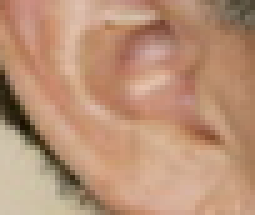
#> input picture LBP/data/ear_detection_predictions/test/0003.png, 51 x 43 px (shown 5 times larger)
$ python -i extractor.py   (imports and definitions only)
#> lines starting #> are read from the running program, lines starting #| are printed output that depends on the picture
#> further down, picture is the input picture: shape (43, 51, 3); mean B, G, R 118.5, 145.5, 186.4
import cv2, sys
from skimage import feature
import numpy as np

class LBP:
	def __init__(self, num_points=8, radius=2, eps=1e-6, resize=100):
		#num_points = The number of points in a circularly symmetric neighborhood to consider (thus removing relying on a square neighborhood).
		#radius = The radius of the circle r, which allows us to account for different scales.

		self.num_points = num_points * radius
		self.radius = radius
		self.eps = eps
		self.resize=resize

	def extract(self, img):
		img = cv2.cvtColor(img, cv2.COLOR_BGR2GRAY)
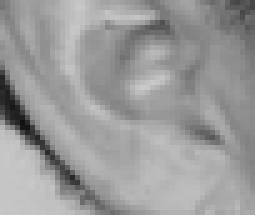
#> img: shape (43, 51) (shown 5 times larger); min 18, max 202, mean 154.6
		img = cv2.resize(img, (self.resize, self.resize))
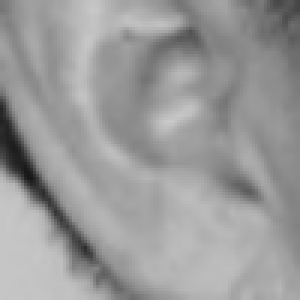
#> img: shape (100, 100) (shown 3 times larger); min 24, max 200, mean 154.5

		lbp = feature.local_binary_pattern(img, self.num_points, self.radius, method="uniform")
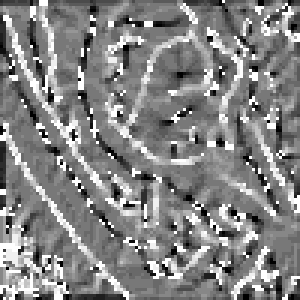
#> lbp: shape (100, 100) float64 (shown 3 times larger); min 0, max 17, mean 8.81; drawn with min black and max white

		n_bins = int(lbp.max() + 1)
#> n_bins = 18
		hist, _ = np.histogram(lbp, density=True, bins=n_bins, range=(0, n_bins))
#> hist = 18 values, max 0.231 at index 8, min 0.0091 at index 15, mean 0.0556

		# normalize the histogram
		hist = hist.astype("float")
		hist /= (hist.sum() + self.eps)

		return hist

# [6 lines of commented-out code are left out]

>>> import cv2
>>> picture = cv2.imread('../../data/ear_detection_predictions/test/0003.png')
>>> result = LBP().extract(picture)
#> result has the same summary as hist in extract

$ run again, on LBP/data/ear_detection_predictions/test/0011.png
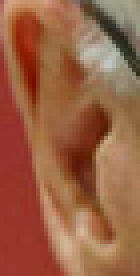
#> input picture LBP/data/ear_detection_predictions/test/0011.png, 35 x 69 px (shown 4 times larger)
#> picture is the input picture: shape (69, 35, 3); mean B, G, R 68.3, 97.1, 153.3
#> in extract, `img = cv2.resize(img, (self.resize, self.resize))`:
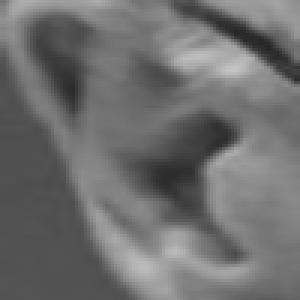
#> img: shape (100, 100) (shown 3 times larger); min 38, max 196, mean 110.5
#> in extract, `lbp = feature.local_binary_pattern(img, self.num_points, self.radius, ..`:
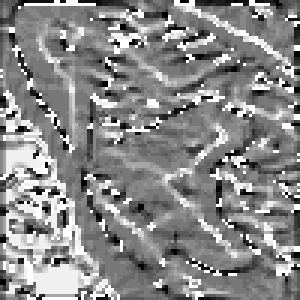
#> lbp: shape (100, 100) float64 (shown 3 times larger); min 0, max 17, mean 9.13; drawn with min black and max white
#> n_bins = 18
#> hist = 18 values, max 0.205 at index 8, min 0.0104 at index 15, mean 0.0556
#> result has the same summary as hist in extract

$ run again, on LBP/data/ear_detection_predictions/test/0033.png
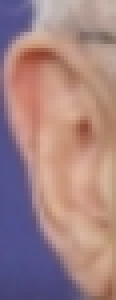
#> input picture LBP/data/ear_detection_predictions/test/0033.png, 29 x 75 px (shown 4 times larger)
#> picture is the input picture: shape (75, 29, 3); mean B, G, R 131.2, 130.7, 163.3
#> in extract, `img = cv2.resize(img, (self.resize, self.resize))`:
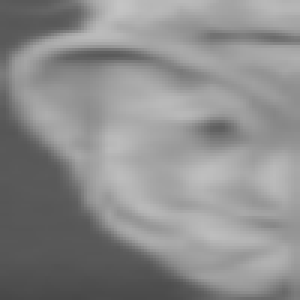
#> img: shape (100, 100) (shown 3 times larger); min 72, max 196, mean 140.4
#> in extract, `lbp = feature.local_binary_pattern(img, self.num_points, self.radius, ..`:
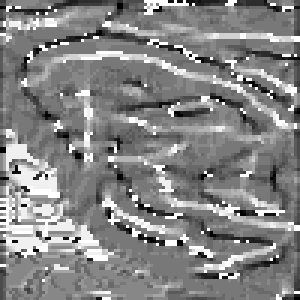
#> lbp: shape (100, 100) float64 (shown 3 times larger); min 0, max 17, mean 8.87; drawn with min black and max white
#> n_bins = 18
#> hist = 18 values, max 0.272 at index 8, min 0.0083 at index 15, mean 0.0556
#> result has the same summary as hist in extract
